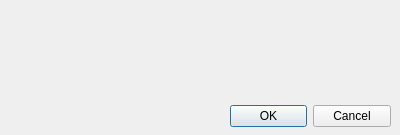
<?xml version="1.0" encoding="UTF-8"?>
<ui version="4.0">
 <class>ShapefileLoaderDialogBase</class>
 <widget class="QDialog" name="ShapefileLoaderDialogBase">
  <property name="geometry">
   <rect>
    <x>0</x>
    <y>0</y>
    <width>400</width>
    <height>135</height>
   </rect>
  </property>
  <property name="windowTitle">
   <string>County Identifier</string>
  </property>
  <widget class="QDialogButtonBox" name="button_box">
   <property name="geometry">
    <rect>
     <x>230</x>
     <y>100</y>
     <width>161</width>
     <height>32</height>
    </rect>
   </property>
   <property name="orientation">
    <enum>Qt::Horizontal</enum>
   </property>
   <property name="standardButtons">
    <set>QDialogButtonBox::Cancel|QDialogButtonBox::Ok</set>
   </property>
  </widget>
  <widget class="QLabel" name="label">
   <property name="geometry">
    <rect>
     <x>30</x>
     <y>30</y>
     <width>351</width>
     <height>20</height>
    </rect>
   </property>
   <property name="font">
    <font>
     <pointsize>10</pointsize>
     <weight>75</weight>
     <bold>true</bold>
    </font>
   </property>
   <property name="text">
    <string/>
   </property>
  </widget>
 </widget>
 <resources/>
 <connections>
  <connection>
   <sender>button_box</sender>
   <signal>rejected()</signal>
   <receiver>ShapefileLoaderDialogBase</receiver>
   <slot>reject()</slot>
   <hints>
    <hint type="sourcelabel">
     <x>20</x>
     <y>20</y>
    </hint>
    <hint type="destinationlabel">
     <x>20</x>
     <y>20</y>
    </hint>
   </hints>
  </connection>
  <connection>
   <sender>button_box</sender>
   <signal>accepted()</signal>
   <receiver>ShapefileLoaderDialogBase</receiver>
   <slot>accept()</slot>
   <hints>
    <hint type="sourcelabel">
     <x>20</x>
     <y>20</y>
    </hint>
    <hint type="destinationlabel">
     <x>20</x>
     <y>20</y>
    </hint>
   </hints>
  </connection>
 </connections>
</ui>
